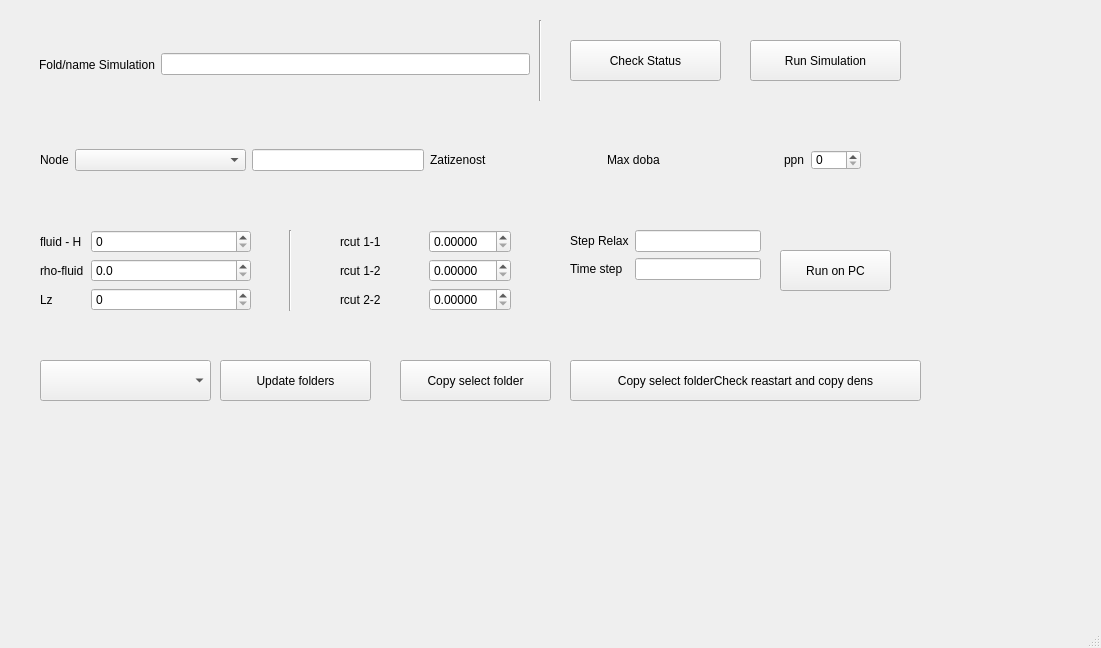
<?xml version="1.0" encoding="UTF-8"?>
<ui version="4.0">
 <class>MainWindow</class>
 <widget class="QMainWindow" name="MainWindow">
  <property name="geometry">
   <rect>
    <x>0</x>
    <y>0</y>
    <width>1101</width>
    <height>648</height>
   </rect>
  </property>
  <property name="windowTitle">
   <string>MainWindow</string>
  </property>
  <widget class="QWidget" name="centralwidget">
   <widget class="QWidget" name="formLayoutWidget_2">
    <property name="geometry">
     <rect>
      <x>40</x>
      <y>230</y>
      <width>211</width>
      <height>82</height>
     </rect>
    </property>
    <layout class="QFormLayout" name="vlastnosti_sten_tek">
     <property name="horizontalSpacing">
      <number>7</number>
     </property>
     <item row="0" column="0">
      <widget class="QLabel" name="label_6">
       <property name="text">
        <string>fluid - H</string>
       </property>
      </widget>
     </item>
     <item row="0" column="1">
      <widget class="QDoubleSpinBox" name="fluid_gap">
       <property name="decimals">
        <number>0</number>
       </property>
       <property name="maximum">
        <double>100.000000000000000</double>
       </property>
      </widget>
     </item>
     <item row="1" column="0">
      <widget class="QLabel" name="label_7">
       <property name="text">
        <string>rho-fluid</string>
       </property>
      </widget>
     </item>
     <item row="1" column="1">
      <widget class="QDoubleSpinBox" name="rho_fluid">
       <property name="decimals">
        <number>1</number>
       </property>
       <property name="maximum">
        <double>10.000000000000000</double>
       </property>
      </widget>
     </item>
     <item row="2" column="1">
      <widget class="QSpinBox" name="Lz">
       <property name="readOnly">
        <bool>false</bool>
       </property>
       <property name="maximum">
        <number>200</number>
       </property>
      </widget>
     </item>
     <item row="2" column="0">
      <widget class="QLabel" name="label_5">
       <property name="text">
        <string>Lz</string>
       </property>
      </widget>
     </item>
    </layout>
   </widget>
   <widget class="QWidget" name="gridLayoutWidget_2">
    <property name="geometry">
     <rect>
      <x>340</x>
      <y>230</y>
      <width>171</width>
      <height>82</height>
     </rect>
    </property>
    <layout class="QGridLayout" name="r_cut">
     <item row="2" column="0">
      <widget class="QLabel" name="label_11">
       <property name="text">
        <string>rcut 2-2</string>
       </property>
      </widget>
     </item>
     <item row="1" column="0">
      <widget class="QLabel" name="label_10">
       <property name="text">
        <string>rcut 1-2</string>
       </property>
      </widget>
     </item>
     <item row="0" column="0">
      <widget class="QLabel" name="label_9">
       <property name="text">
        <string>rcut 1-1</string>
       </property>
      </widget>
     </item>
     <item row="0" column="1">
      <widget class="QDoubleSpinBox" name="rcutLJ11">
       <property name="decimals">
        <number>5</number>
       </property>
       <property name="maximum">
        <double>20.000000000000000</double>
       </property>
      </widget>
     </item>
     <item row="1" column="1">
      <widget class="QDoubleSpinBox" name="rcutLJ12">
       <property name="decimals">
        <number>5</number>
       </property>
       <property name="maximum">
        <double>20.000000000000000</double>
       </property>
      </widget>
     </item>
     <item row="2" column="1">
      <widget class="QDoubleSpinBox" name="rcutLJ22">
       <property name="decimals">
        <number>5</number>
       </property>
       <property name="maximum">
        <double>20.000000000000000</double>
       </property>
      </widget>
     </item>
    </layout>
   </widget>
   <widget class="QPushButton" name="saveButton">
    <property name="geometry">
     <rect>
      <x>750</x>
      <y>40</y>
      <width>151</width>
      <height>41</height>
     </rect>
    </property>
    <property name="text">
     <string>Run Simulation</string>
    </property>
   </widget>
   <widget class="QWidget" name="horizontalLayoutWidget">
    <property name="geometry">
     <rect>
      <x>39</x>
      <y>29</y>
      <width>491</width>
      <height>71</height>
     </rect>
    </property>
    <layout class="QHBoxLayout" name="FolderName">
     <item>
      <widget class="QLabel" name="label">
       <property name="text">
        <string>Fold/name Simulation</string>
       </property>
      </widget>
     </item>
     <item>
      <widget class="QLineEdit" name="simulation_name"/>
     </item>
    </layout>
   </widget>
   <widget class="QWidget" name="horizontalLayoutWidget_2">
    <property name="geometry">
     <rect>
      <x>40</x>
      <y>120</y>
      <width>821</width>
      <height>80</height>
     </rect>
    </property>
    <layout class="QHBoxLayout" name="Nodes">
     <item>
      <widget class="QLabel" name="label_3">
       <property name="sizePolicy">
        <sizepolicy hsizetype="Fixed" vsizetype="Preferred">
         <horstretch>0</horstretch>
         <verstretch>0</verstretch>
        </sizepolicy>
       </property>
       <property name="text">
        <string>Node</string>
       </property>
      </widget>
     </item>
     <item>
      <widget class="QComboBox" name="nodes"/>
     </item>
     <item>
      <widget class="QLineEdit" name="queue">
       <property name="sizePolicy">
        <sizepolicy hsizetype="Preferred" vsizetype="Fixed">
         <horstretch>0</horstretch>
         <verstretch>0</verstretch>
        </sizepolicy>
       </property>
       <property name="readOnly">
        <bool>true</bool>
       </property>
      </widget>
     </item>
     <item>
      <widget class="QLabel" name="loadLabel">
       <property name="sizePolicy">
        <sizepolicy hsizetype="Preferred" vsizetype="Fixed">
         <horstretch>0</horstretch>
         <verstretch>0</verstretch>
        </sizepolicy>
       </property>
       <property name="text">
        <string>Zatizenost</string>
       </property>
      </widget>
     </item>
     <item>
      <widget class="QLabel" name="maxTimeLabel">
       <property name="sizePolicy">
        <sizepolicy hsizetype="Minimum" vsizetype="Fixed">
         <horstretch>0</horstretch>
         <verstretch>0</verstretch>
        </sizepolicy>
       </property>
       <property name="text">
        <string>Max doba</string>
       </property>
      </widget>
     </item>
     <item>
      <widget class="QLabel" name="label_18">
       <property name="sizePolicy">
        <sizepolicy hsizetype="Fixed" vsizetype="Fixed">
         <horstretch>0</horstretch>
         <verstretch>0</verstretch>
        </sizepolicy>
       </property>
       <property name="text">
        <string>ppn</string>
       </property>
      </widget>
     </item>
     <item>
      <widget class="QSpinBox" name="ppn">
       <property name="sizePolicy">
        <sizepolicy hsizetype="Maximum" vsizetype="Fixed">
         <horstretch>0</horstretch>
         <verstretch>0</verstretch>
        </sizepolicy>
       </property>
       <property name="minimumSize">
        <size>
         <width>20</width>
         <height>20</height>
        </size>
       </property>
       <property name="maximumSize">
        <size>
         <width>50</width>
         <height>20</height>
        </size>
       </property>
       <property name="maximum">
        <number>50</number>
       </property>
      </widget>
     </item>
    </layout>
   </widget>
   <widget class="Line" name="line">
    <property name="geometry">
     <rect>
      <x>280</x>
      <y>230</y>
      <width>20</width>
      <height>81</height>
     </rect>
    </property>
    <property name="orientation">
     <enum>Qt::Vertical</enum>
    </property>
   </widget>
   <widget class="QPushButton" name="checkJobsButton">
    <property name="geometry">
     <rect>
      <x>570</x>
      <y>40</y>
      <width>151</width>
      <height>41</height>
     </rect>
    </property>
    <property name="text">
     <string>Check Status</string>
    </property>
   </widget>
   <widget class="Line" name="line_4">
    <property name="geometry">
     <rect>
      <x>530</x>
      <y>20</y>
      <width>20</width>
      <height>81</height>
     </rect>
    </property>
    <property name="orientation">
     <enum>Qt::Vertical</enum>
    </property>
   </widget>
   <widget class="QComboBox" name="simComboBox">
    <property name="geometry">
     <rect>
      <x>40</x>
      <y>360</y>
      <width>171</width>
      <height>41</height>
     </rect>
    </property>
   </widget>
   <widget class="QPushButton" name="update_folders">
    <property name="geometry">
     <rect>
      <x>220</x>
      <y>360</y>
      <width>151</width>
      <height>41</height>
     </rect>
    </property>
    <property name="text">
     <string>Update folders</string>
    </property>
   </widget>
   <widget class="QPushButton" name="copyAndRunButton">
    <property name="geometry">
     <rect>
      <x>400</x>
      <y>360</y>
      <width>151</width>
      <height>41</height>
     </rect>
    </property>
    <property name="text">
     <string>Copy select folder</string>
    </property>
   </widget>
   <widget class="QPushButton" name="runSimButton">
    <property name="geometry">
     <rect>
      <x>780</x>
      <y>250</y>
      <width>111</width>
      <height>41</height>
     </rect>
    </property>
    <property name="text">
     <string>Run on PC</string>
    </property>
   </widget>
   <widget class="QWidget" name="formLayoutWidget">
    <property name="geometry">
     <rect>
      <x>570</x>
      <y>230</y>
      <width>191</width>
      <height>80</height>
     </rect>
    </property>
    <layout class="QFormLayout" name="formLayout">
     <item row="0" column="0">
      <widget class="QLabel" name="label_2">
       <property name="text">
        <string>Step Relax</string>
       </property>
      </widget>
     </item>
     <item row="0" column="1">
      <widget class="QLineEdit" name="dt0"/>
     </item>
     <item row="1" column="0">
      <widget class="QLabel" name="label_4">
       <property name="text">
        <string>Time step</string>
       </property>
      </widget>
     </item>
     <item row="1" column="1">
      <widget class="QLineEdit" name="dt"/>
     </item>
    </layout>
   </widget>
   <widget class="QPushButton" name="button_check_restart_and_copy">
    <property name="geometry">
     <rect>
      <x>570</x>
      <y>360</y>
      <width>351</width>
      <height>41</height>
     </rect>
    </property>
    <property name="text">
     <string>Copy select folderCheck reastart and copy dens</string>
    </property>
   </widget>
  </widget>
  <widget class="QMenuBar" name="menubar">
   <property name="geometry">
    <rect>
     <x>0</x>
     <y>0</y>
     <width>1101</width>
     <height>22</height>
    </rect>
   </property>
  </widget>
  <widget class="QStatusBar" name="statusbar"/>
 </widget>
 <resources/>
 <connections/>
</ui>
